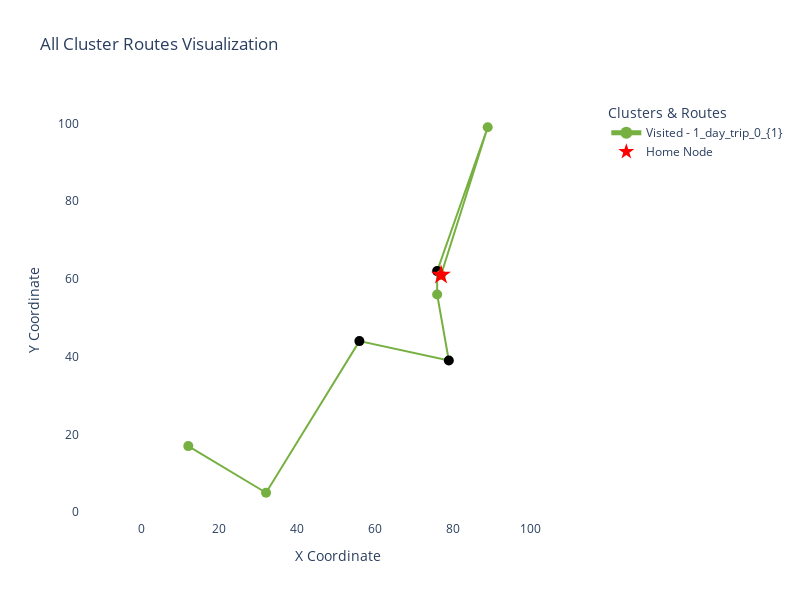

Source (notebook cell):
### Code cell
start_node = 55
updated_options_df, figs, routes, updated_nodes_df = solve(options_df, nodes_df, time_matrix, slack, work_schedule, fix_app_margin, time_limit, lunch_duration, first_algorithm, second_algorithm, GlobalSpanCostCoefficient, min_distance_overnight, start_node, verbose=False, visual=True, restrictive=False)

# Stop timing
end_time = time.time()
duration = end_time - start_time

# Process and extract relevant details
max_app_cons = updated_options_df['fixed_app_cons'].max()
best_solutions = updated_options_df[updated_options_df['fixed_app_cons'] == max_app_cons]
best_solutions['num_nodes_cons'] -= best_solutions['n_overnight_trips'] * overnight_cost
best_solution = best_solutions['num_nodes_cons'].idxmax()
best_option_df = updated_options_df.iloc[best_solution]

### Figure 1 — Plotly figure (JSON) as saved in the notebook; plotly's stock layout.template omitted (floating-point values rounded to 4 significant figures)
{"data": [{"hoverinfo": "text", "hovertext": ["Node: 55<br>Time: 00:01 (day 1)<br>Priority: 1000.00<br>Days: [1, 3, 5, 6, 7]<br>Time Window: [['08:00 (day 1)', '15:08 (day 1)']]<br>On site time: 34<br>", "Node: 1<br>Time: 00:58 (day 1)<br>Priority: 1000.00<br>Days: [1, 2, 3, 5, 6]<br>Time Window: [['08:00 (day 1)', '14:52 (day 1)']]<br>On site time: 56<br>", "Node: 47<br>Time: 02:39 (day 1)<br>Priority: 5000.00<br>Days: [1, 2, 3, 4, 6]<br>Time Window: [['12:55 (day 1)', '12:55 (day 1)']]<br>On site time: 43<br>", "Node: 36<br>Time: 03:45 (day 1)<br>Priority: 5000.00<br>Days: [1, 2, 3, 4, 5]<br>Time Window: [['17:12 (day 1)', '17:12 (day 1)']]<br>On site time: 47<br>", "Node: 44<br>Time: 04:49 (day 1)<br>Priority: 1000.00<br>Days: [1, 2, 5, 6, 7]<br>Time Window: [['08:00 (day 1)', '16:02 (day 1)']]<br>On site time: 53<br>", "Node: 73<br>Time: 05:48 (day 1)<br>Priority: 5000.00<br>Days: [1, 3, 5, 6, 7]<br>Time Window: [['11:01 (day 1)', '11:01 (day 1)']]<br>On site time: 36<br>", "Node: 68<br>Time: 07:03 (day 1)<br>Priority: 1000.00<br>Days: [1, 2, 3, 4, 5]<br>Time Window: [['08:00 (day 1)', '15:31 (day 1)']]<br>On site time: 49<br>", "Node: 0<br>Time: 08:31 (day 1)<br>Priority: 1000.00<br>Days: [1, 2, 3, 4, 5, 6, 7]<br>Time Window: [['07:00 (day 1)', '19:00 (day 1)']]<br>On site time: 0<br>"], "line": {"color": "#76B041", "width": 2}, "marker": {"color": ["#76B041", "#76B041", "black", "black", "#76B041", "black", "#76B041", "#76B041"], "size": 10, "symbol": "circle"}, "mode": "lines+markers", "name": "Visited - 1_day_trip_0_{1}", "type": "scatter", "x": [12, 32, 56, 79, 76, 76, 89, 77], "y": [17, 5, 44, 39, 56, 62, 99, 61]}, {"hoverinfo": "text", "hovertext": "Home: Node 0<br>X: 77<br>Y: 61", "marker": {"color": "red", "size": 15, "symbol": "star"}, "mode": "markers", "name": "Home Node", "type": "scatter", "x": [77], "y": [61]}], "layout": {"height": 600, "hovermode": "closest", "legend": {"itemsizing": "constant", "title": {"text": "Clusters & Routes"}}, "plot_bgcolor": "white", "title": {"text": "All Cluster Routes Visualization"}, "width": 800, "xaxis": {"title": {"text": "X Coordinate"}}, "yaxis": {"scaleanchor": "x", "scaleratio": 1, "title": {"text": "Y Coordinate"}}}}
